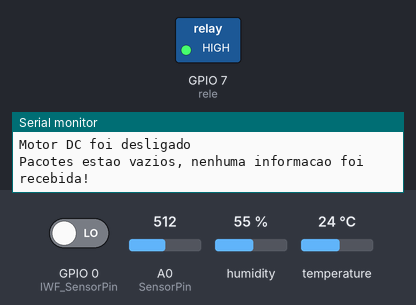
Recording of a sketch running on a simulated ESP8266 (Wemos D1 mini). Shown: switched loads named in the sketch (green lamp = pin HIGH), the last lines printed to the serial monitor. The inputs (shaded band) are chosen by the test bench; at power-on: humidity 55 %, GPIO 0 (IWF_SensorPin) LOW, A0 (SensorPin) = 512, temperature 24 °C. WiFi joins after 1.5 s; servers stay silent unless stated.

Above: at 3.1 s.
3.2 s: humidity set to 41 %
5.6 s: humidity set to 38 %
At 7.1 s:
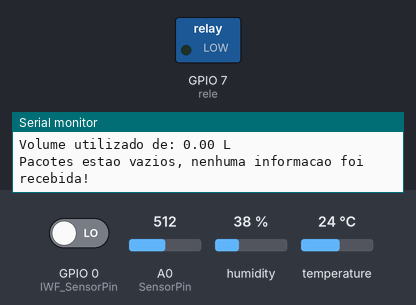
10.8 s: humidity set to 40 %
At 12.1 s:
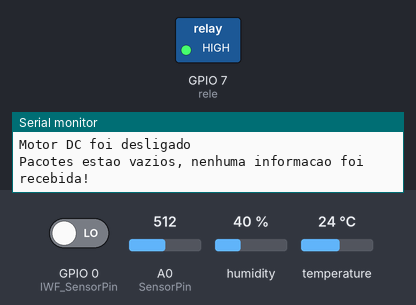
13.2 s: humidity set to 22 %
At 14.6 s:
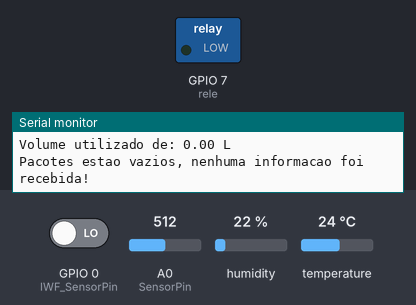
Timing chart, 0 to 16.2 s (numbered marks = the images above; inputs shaded):
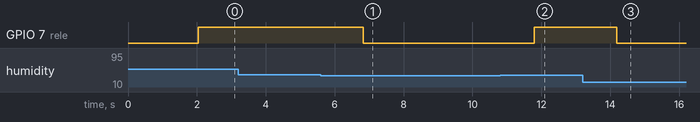

Measured:
- the behaviour switches between 40 and 39 % on humidity (found by bisection; images 0 and 1)
- after the input at 5.6 s, GPIO 7 (rele): HIGH → LOW after 1.2 s
- after the input at 10.8 s, GPIO 7 (rele): LOW → HIGH after 1.0 s
- after the input at 13.2 s, GPIO 7 (rele): HIGH → LOW after 0.98 s

The sketch:

Edgent_ESP8266.ino
```cpp
/*
 * Código para controle e envio de dados utilizando apenas o ESP8266
 * Placas: ESP8266
 * COM: Geralmente COM6 ou COM7
*/

// Descricao do dashboard Blynk
#define BLYNK_TEMPLATE_ID "TMPLcasVJahy"  // ID de Usuario
#define BLYNK_DEVICE_NAME "IoT Agro"   // Nome do Dispositivo
#define BLYNK_FIRMWARE_VERSION  "1.1.0"   // Versao do FIRMWARE
#define BLYNK_PRINT Serial
#define BLYNK_DEBUG
#define APP_DEBUG
// Definir o tipo de board (Settings.h)
//#define USE_SPARKFUN_BLYNK_BOARD
#define USE_NODE_MCU_BOARD // (ESP 8266 e ESP32)
//#define USE_WITTY_CLOUD_BOARD
//#define USE_WEMOS_D1_MINI

// Importar as bibliotecasS
#include <Adafruit_Sensor.h>
#include <DHT.h>
#include <SoftwareSerial.h>
#include <SPI.h>
#include <Wire.h>
#include "BlynkEdgent.h"
#include <ESP8266WiFi.h>

// Definicao dos pinos para sensores e atuadores no microcontrolador
#define DHTPIN 5    // Pino GPIO5 (D1) para conectar o sensor de T e H (DHT11 ou DHT22)
#define rele 7      // Pino D7 para conectar o rele
const int SensorPin = A0;   // Pino A0 para sensor capacitivo de umidade do solo
// Pinos para o sensor de fluxo de agua
const int WF_SensorPin = 4;
const int IWF_SensorPin = 0;  // Pino interrupt que equivale ao pino 4

// Criar a instancia de classes (objetos)
DHT dht(DHTPIN, DHT22);   // Pode ser DHT11 tambem
SoftwareSerial ESP_wifi(2, 3);   // Pinos  RX | TX

// Variaveis auxiliares
unsigned long count = 0;
uint16_t Wcount = 0;
const int Air_Value = 600;
const int Water_Value = 450;
const float FATOR_CALIBRACAO = 4.5;
uint8_t humidade_solo_valor = 0;
uint8_t humidade_solo = 0;
float temperatura, humidade;
bool alerta = false;
bool water = false;
float fluxo = 0;
float volume = 0;
unsigned long before_time = 0;

void setup(){
    Serial.begin(9600);
    dht.begin();
    pinMode(rele, OUTPUT);  // Define o estado do pino como saída
    pinMode(WF_SensorPin, INPUT_PULLUP);   // Estado do sensor de vazao com entrada em nivel logico alto
    ESP_wifi.begin(115200);
    delay(100);
    BlynkEdgent.begin();
}

void loop() {
    // Execucao da comunicacao com dashboard
    BlynkEdgent.run();
    // Leitura dos sensores
    humidade_solo_valor = analogRead(SensorPin);
    humidade_solo = map(humidade_solo_valor, Air_Value, Water_Value, 0, 100);
    // A leitura do sensores DHT possuem atraso de no máximo 250 ms
    humidade = dht.readHumidity();
    temperatura = dht.readTemperature();

    // Verificacao dos dados
    if (isnan(humidade) || isnan(temperatura)){
        Serial.println("Failed to read from DHT sensor!");
        return;
    }

    // Apresentacao dos dados no Monitor Serial
    Serial.print("Enviando um total de " + String(count) + " pacotes\n");
    Serial.print("Humidade do solo: " + String(humidade_solo) + " %\n");
    Serial.print("Temperatura do ambiente: " + String(temperatura) + " °C\n");
    Serial.print("Humidade do ambiente: " + String(humidade) + " %\n");

    // Avaliacao das condicoes de humidade e temperatura
    // Atribuir o valor limite em litros para a capacidade do tanque de agua utilizada para irrigacao
    if (volume == 2){
        Serial.println("Tanque de agua em estado critico!\n");
        digitalWrite(rele, HIGH);
        water = true;
    }
    else if ((humidade_solo >= 0 && humidade_solo < 50) || (humidade < 40 || humidade > 80) ){
        // Condicao de irrigacao necessaria para plantacao
        Serial.println("Notificacao para irrigacao automatica\n");
        // Ligar o motor para irrigacao automatica
        Serial.println("Motor DC foi ligado\n");
        digitalWrite(rele, LOW);
        water_flow_measure();
    }
    else if (temperatura < 15 || temperatura > 30){
        // Condicoes fora do limite para plantacoes
        Serial.println("Notificacao: temperatura fora do limite recomendado\n");
        alerta = true;
    }
    else{
        // Condicao de irrigacao desnecessaria para plantacao
        Serial.println("Notificacao para desligar a irrigacao automatica\n");
        // Desligar o motor para irrigacao automatica
        Serial.println("Motor DC foi desligado\n");
        digitalWrite(rele, HIGH);
        alerta = false;
    }
    dashboard_communication();
    count++;
    delay(1000);
}

// Funcao para obter os dados do sensor de vazao
void water_flow_measure(){
    // Medicao a partir de contagem de pulsos/segundo
    if ((millis() - before_time)>1000){
        detachInterrupt(IWF_SensorPin);
        fluxo = ((1000.0 / (millis() - before_time)) * Wcount) / FATOR_CALIBRACAO;  // L/min
        volume += fluxo/60;
        Serial.print("Fluxo de: " + String(fluxo) + " L/min\n");
        Serial.print("Volume utilizado de: " + String(volume) + " L\n");
        Serial.println();
        Wcount = 0;
        before_time = millis();
        attachInterrupt(IWF_SensorPin, pulseCounter, FALLING);
    }
}

void pulseCounter(){
    Wcount++;
}

void dashboard_communication(){
    if (ESP_wifi.available()){
        // Estabelecer comunicacao com o dashboard na nuvem
        Blynk.virtualWrite(V1, humidade_solo);
        Blynk.virtualWrite(V2, temperatura);
        Blynk.virtualWrite(V3, humidade);
        Blynk.virtualWrite(V4, fluxo);
        Blynk.virtualWrite(V5, volume);

        // Apresentar dados recebidos no monitor Serial para controle de processos
        Serial.print("Pacote n°: " + String(count) + "\n");
        Serial.print("Humidade do solo = " + String(humidade_solo) + " %\n");
        Serial.print("Temperatura ambiente = " + String(temperatura) + " °C\n");
        Serial.print("Humidade do ambiente = " + String(humidade) + " %\n");
        Serial.print("Fluxo de agua no sensor = " + String(fluxo) + " L/min\n");
        Serial.print("Volume de agua utilizado = " + String(volume) + " L\n");
        Serial.println();

        // Apresentacao das condicoes: estado critico, irrigacao automatica ou falta de recursos
        if (alerta == true || water == true){
            Serial.println("Notificacao: temperatura fora do limite recomendado ou falta de agua no tanque\n");
            Blynk.logEvent("preocupacao", "As condicões de temperatura sao críticas ou falta agua no tanque, o sistema deve estar sendo prejudicado!");
            delay(1000);
        }
        else if ((humidade_solo >= 0 && humidade_solo < 60) || (humidade < 50 || humidade > 75)){
            // Condicao de irrigacao necessaria para plantacao
            Serial.println("Notificacao para irrigacao automatica\n");
            // Notificacao no dashboard
            Blynk.logEvent("irrigacao_automatica", "Sistema em estado crítico, modo de irrigacao automatica será ligado");
            Blynk.virtualWrite(V6, 255);  // Motor no estado alto
            delay(1000);
        }
        else{
            // Condicao de irrigacao desnecessaria para plantacao
            Serial.println("Condicoes excelente ou suficientes para o sistema\n");
            Blynk.logEvent("sistema_normal", "Sistema em estado estavel, modo de irrigacao automatica permanecera desligado");
            Blynk.virtualWrite(V6, 0); // Motor no estado baixo
            delay(1000);
        }
    }
    else{
        Serial.println("Pacotes estao vazios, nenhuma informacao foi recebida!\n");
        Blynk.logEvent("comunicacao", "Não foi recebido informacoes, problemas com a transmissao ou recepcao dos dados");
    }
}
```
